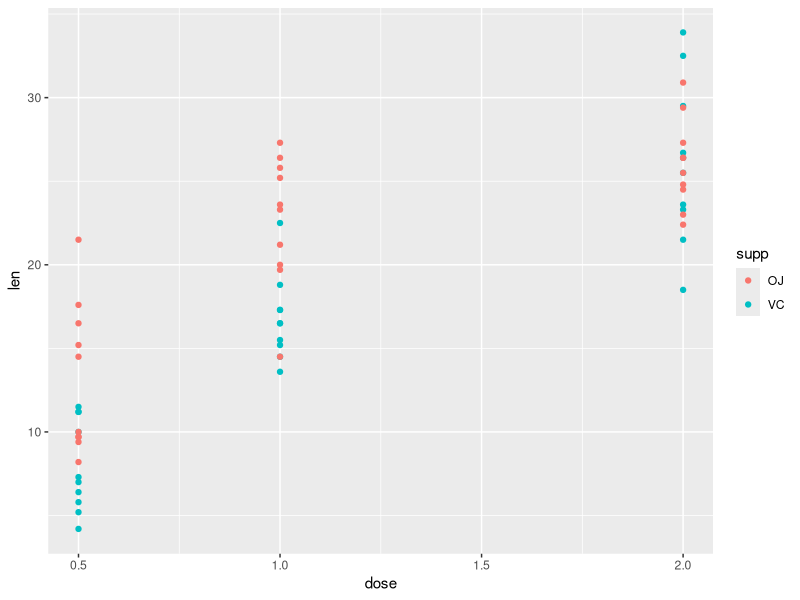
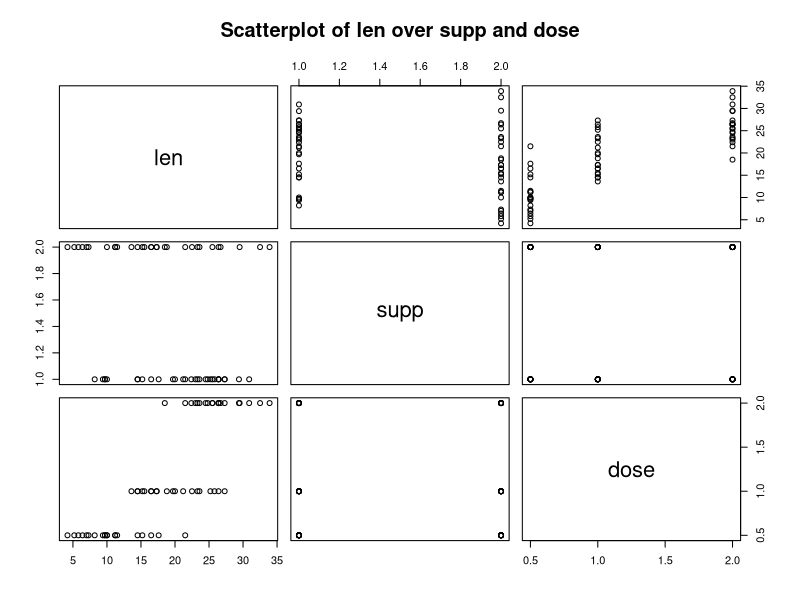

These figures' R source, in order: (Note: this script raises an error after producing the figures.)
## ---- chunk 1
library(ggplot2)
library(lattice)

data("ToothGrowth")
head(ToothGrowth)
dim(ToothGrowth)
qplot(x=dose, y=len,colour=supp,data=ToothGrowth)
pairs(~len+supp+dose, data=ToothGrowth, main="Scatterplot of len over supp and dose")
## ---- chunk 2
t.test(len ~ supp, paired = FALSE, var.equal = TRUE, data = ToothGrowth)
## ---- chunk 3
tg0.5_1 <-ToothGrowth[which(ToothGrowth$dose==0.5|ToothGrowth$dose==1), ]
t.test(len ~ dose, paired = FALSE, var.equal = TRUE, data = tg0.5_1)

tg1_2 <-ToothGrowth[which(ToothGrowth$dose==1|ToothGrowth$dose==2), ]
t.test(len ~ dose, paired = FALSE, var.equal = TRUE, data = tg1_2)

tg0.5_2 <-ToothGrowth[which(ToothGrowth$dose==0.5|ToothGrowth$dose==2), ]
t.test(len ~ dose, paired = FALSE, var.equal = TRUE, data = tg0.5_2)
